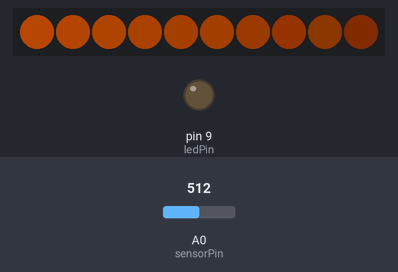
The sketch below on a simulated Arduino Uno, built with avr-gcc and run on an emulated ATmega328P. Parts: 10 RGB LEDs in strip order, left to right, output pins drawn as LEDs (lit = HIGH). The inputs (shaded band) are chosen by the test bench; at power-on: A0 (sensorPin) = 512. Dim RGB values are drawn brighter than linear; what the sketch prints to the serial monitor is not drawn.

Above: at 0.1 s.
At 10.1 s:
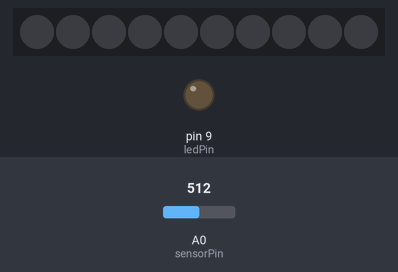

The sketch:

LEDStrip_WS2812B_poti_control_time.ino
```cpp
/* This is modified example code from https://starthardware.org/viele-leds-mit-arduino-steuern-ws2812/
 * Using an WS2812B LED strip and a potentiometer.
 * The potentiometer controls how long the LEDs turn on.
 *
 * Connect Potentiometer to 5V, PIN A0, GND
 * Connect WS2812B to 5V, GND. Connect data via 300-500Ohm resistor to PIN 3
 */

#include <Adafruit_NeoPixel.h>
#include <avr/power.h>

#define PIN            3  // Data pin of LED strip
#define MAX_NUM_PIXELS 10 // Max number of pixels to turn on
#define STRIP_PIXEL_COUNT 60 // The number of pixels of the LED srip
#define MAX_WAIT_TIME 10000

Adafruit_NeoPixel pixels = Adafruit_NeoPixel(MAX_NUM_PIXELS, PIN, NEO_GRB + NEO_KHZ800);

int delayval = 500;


int sensorPin = A0;   // select the input pin for the potentiometer
int ledPin = 9;      // select the pin for the LED
int sensor_value = 0;  // variable to store the value coming from the sensor
int counter = 0;
int min_sensor_value = INT16_MAX;
int max_sensor_value = 0;
int output_value;

void setup() {
  // declare the ledPin as an OUTPUT:
  pinMode(ledPin, OUTPUT);
  Serial.begin(9600);
  pixels.begin();

  // Turn all pixels off before starting
  for(int i = 0; i < STRIP_PIXEL_COUNT;i++){
    pixels.setPixelColor(i, pixels.Color(0, 0, 0));
    pixels.show(); // This sends the updated pixel color to the hardware.
  }
}

void update_min_max ()
{
  if (sensor_value < min_sensor_value) {
    min_sensor_value = sensor_value;
  }
  if (sensor_value > max_sensor_value) {
    max_sensor_value = sensor_value;
  }
}

// Map the sensor value from the interval [min, max] to [0, 255].
// Thus, subtract min, to map to [0, max-min],
// then multiply with 255 / (max-min )
void set_output_value ()
{
  // Adjust for fluctuations, so that we can actually get values that turn
  // the LED of.
  int adjusted_min = min_sensor_value + 10;
  int adjusted_max = max_sensor_value;
  float temp = sensor_value - adjusted_min;
  temp = temp * MAX_WAIT_TIME;
  temp = temp / (adjusted_max - adjusted_min);
  output_value = temp;
  if (output_value < 0) output_value = 0;
  if (output_value > MAX_WAIT_TIME) output_value = MAX_WAIT_TIME;
}

void loop() {
  // read the value from the sensor:
  sensor_value = analogRead(sensorPin);
  update_min_max ();
  set_output_value ();

  int num_pixels = MAX_NUM_PIXELS;

  const float brightness_base = 0.4;

  int delay_time = output_value;

    Serial.print("Turn on for: ");
    Serial.print(delay_time);
    Serial.println("ms");
  // turn the ledPin on
  for(int i = 0; i < num_pixels;i++){
    const float brightness = (float)(num_pixels - i)/num_pixels * brightness_base;
    pixels.setPixelColor(i, pixels.Color(170*brightness, 66*brightness, 3*brightness)); // PINK!
    pixels.show(); // This sends the updated pixel color to the hardware.
  }

  delay (delay_time);
  // turn the pixels off
  for (int i = 0; i < num_pixels;i++) {
    pixels.setPixelColor(i, pixels.Color(0,0,0)); // OFF
    pixels.show(); // This sends the updated pixel color to the hardware.
  }

  delay (2000);
  if (counter % 1 == 0) {
    Serial.print("Sensor: ");
    Serial.print(sensor_value);
    Serial.print(", min: ");
    Serial.print(min_sensor_value);
    Serial.print(", max: ");
    Serial.print(max_sensor_value);
    Serial.print(", output: ");
    Serial.println(output_value);
  }
  counter++;
}
```

Measured:
- what the display in image 1 shows lasts 2.1 s, from 10.0 s to 12.1 s
